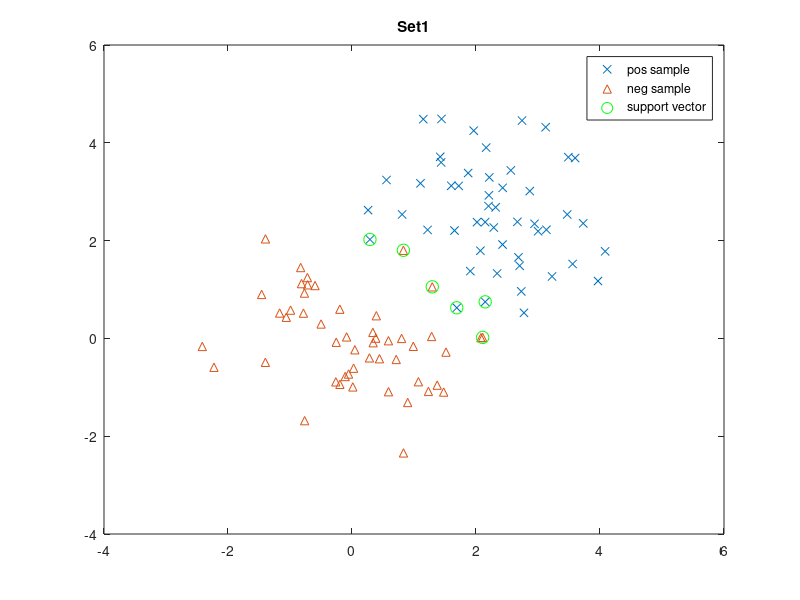
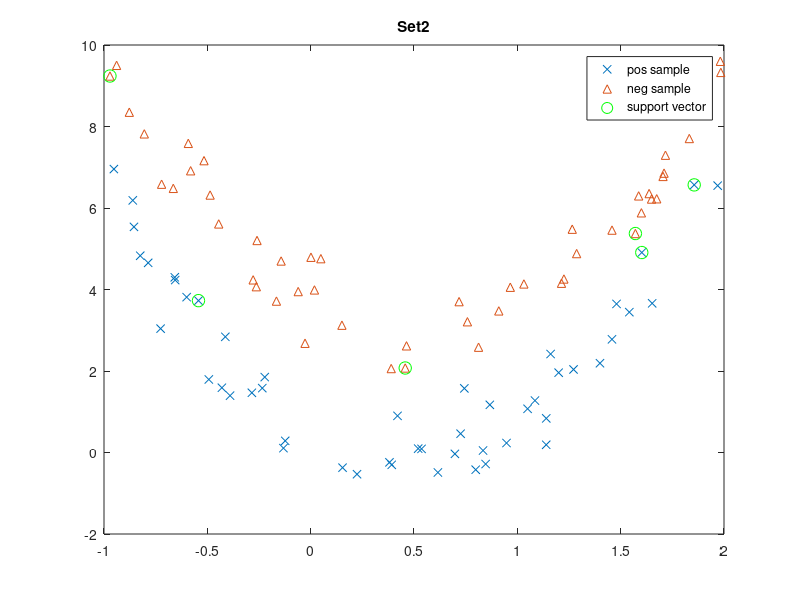
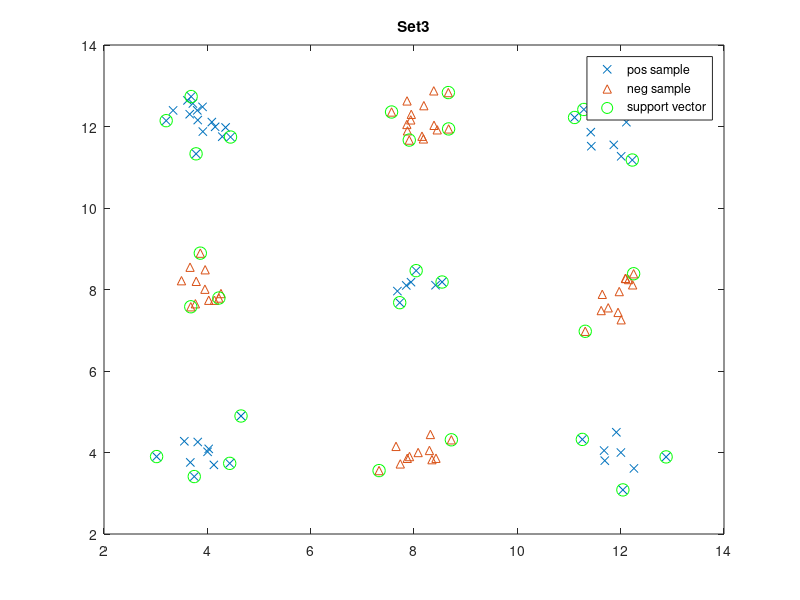

Reproduce these figures in MATLAB, in order.
load('svm.mat');
%% set1
model1_linear = svmtrain(set1_train.y, set1_train.X, '-t 0 -c 1000 -q');
[~, accu11, ~] = svmpredict(set1_test.y, set1_test.X, model1_linear);
model1_poly = svmtrain(set1_train.y, set1_train.X, '-t 1 -d 2 -r 1 -c 1000 -q');
[~, accu12, ~] = svmpredict(set1_test.y, set1_test.X, model1_poly);
model1_rbf = svmtrain(set1_train.y, set1_train.X, '-t 2 -g 0.5 -c 1000 -q');
[~, accu13, ~] = svmpredict(set1_test.y, set1_test.X, model1_rbf);
%% set2
model2_linear = svmtrain(set2_train.y, set2_train.X, '-t 0 -c 1000 -q');
[~, accu21, ~] = svmpredict(set2_test.y, set2_test.X, model2_linear);
model2_poly = svmtrain(set2_train.y, set2_train.X, '-t 1 -d 2 -r 1 -c 1000 -q');
[~, accu22, ~] = svmpredict(set2_test.y, set2_test.X, model2_poly);
model2_rbf = svmtrain(set2_train.y, set2_train.X, '-t 2 -g 0.5 -c 1000 -q');
[~, accu23, ~] = svmpredict(set2_test.y, set2_test.X, model2_rbf);
%% set3
model3_linear = svmtrain(set3_train.y, set3_train.X, '-t 0 -c 1000 -q');
[~, accu31, ~] = svmpredict(set3_test.y, set3_test.X, model3_linear);
model3_poly = svmtrain(set3_train.y, set3_train.X, '-t 1 -d 2 -r 1 -c 1000 -q');
[~, accu32, ~] = svmpredict(set3_test.y, set3_test.X, model3_poly);
model3_rbf = svmtrain(set3_train.y, set3_train.X, '-t 2 -g 0.5 -c 1000 -q');
[~, accu33, ~] = svmpredict(set3_test.y, set3_test.X, model3_rbf);
%% set4
model4_linear = svmtrain(set4_train.y, set4_train.X, '-t 0 -c 1000 -q');
[~, accu41, ~] = svmpredict(set4_test.y, set4_test.X, model4_linear);
model4_poly = svmtrain(set4_train.y, set4_train.X, '-t 1 -d 2 -r 1 -c 1000 -q');
[~, accu42, ~] = svmpredict(set4_test.y, set4_test.X, model4_poly);
model4_rbf = svmtrain(set4_train.y, set4_train.X, '-t 2 -g 0.222 -c 1000 -q');
[~, accu43, ~] = svmpredict(set4_test.y, set4_test.X, model4_rbf);
%% plot figure
pt_size = 6;
sv_size = 9;
figure;
pos1 = set1_train.X(set1_train.y == 1, :);
neg1 = set1_train.X(set1_train.y == -1, :);
plot(pos1(:,1), pos1(:,2), 'x', 'MarkerSize', pt_size); hold on;
plot(neg1(:,1), neg1(:,2), '^', 'MarkerSize', pt_size);
sv1 = full(model1_linear.SVs);
plot(sv1(:,1), sv1(:,2), 'og', 'MarkerSize', sv_size);
title('Set1');
legend('pos sample', 'neg sample', 'support vector');
figure;
pos2 = set2_train.X(set2_train.y == 1, :);
neg2 = set2_train.X(set2_train.y == -1, :);
plot(pos2(:,1), pos2(:,2), 'x', 'MarkerSize', pt_size); hold on;
plot(neg2(:,1), neg2(:,2), '^', 'MarkerSize', pt_size);
sv2 = full(model2_poly.SVs);
plot(sv2(:,1), sv2(:,2), 'og', 'MarkerSize', sv_size);
title('Set2');
legend('pos sample', 'neg sample', 'support vector');
figure;
pos3 = set3_train.X(set3_train.y == 1, :);
neg3 = set3_train.X(set3_train.y == -1, :);
plot(pos3(:,1), pos3(:,2), 'x', 'MarkerSize', pt_size); hold on;
plot(neg3(:,1), neg3(:,2), '^', 'MarkerSize', pt_size);
sv3 = full(model3_rbf.SVs);
plot(sv3(:,1), sv3(:,2), 'og', 'MarkerSize', sv_size);
title('Set3');
legend('pos sample', 'neg sample', 'support vector');